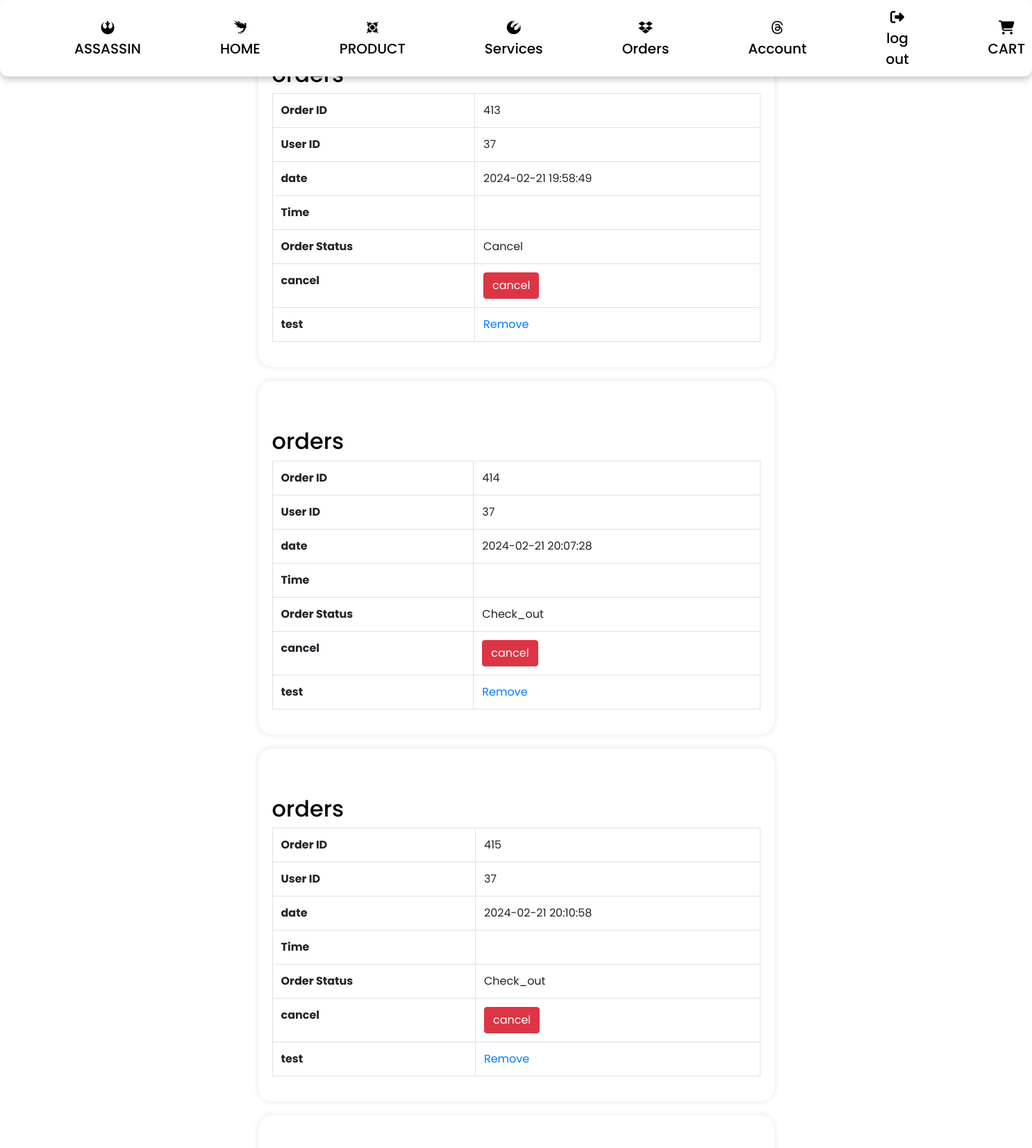
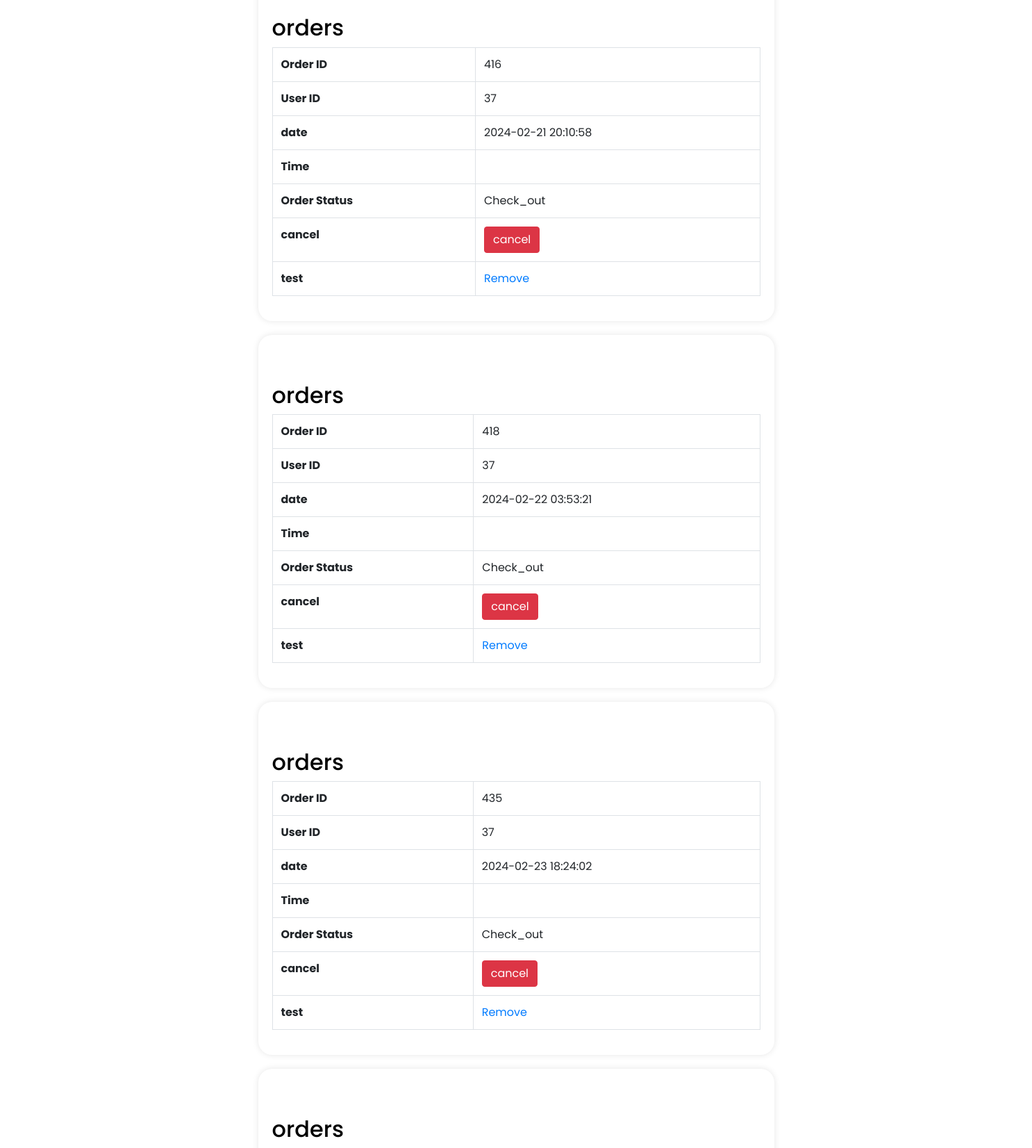
The page /Public/img/fetch_data.php (signed in, upper part) on the database its author committed (2 pictures, top to bottom).
### tables this page shows
CREATE TABLE `orders` (
  `id` int(11) NOT NULL,
  `user_id` int(11) NOT NULL,
  `item_id` int(11) NOT NULL,
  `status` enum('Check_out','Confirmed','Cancel') NOT NULL,
  `order_id` int(11) DEFAULT NULL,
  `payment_id` varchar(255) DEFAULT NULL,
  `user_name` varchar(300) DEFAULT NULL,
  `date` timestamp NULL DEFAULT current_timestamp(),
  `time` time DEFAULT NULL,
  `total_price` int(11) NOT NULL,
  `orders_item_name` varchar(400) DEFAULT NULL,
  `mobile` int(15) DEFAULT NULL,
  `address` varchar(800) DEFAULT NULL,
  `email` varchar(300) DEFAULT NULL
);

### Public/img/fetch_data.php (the view, shortened to what this page needs)
<?php
require 'nav-bar.php';
?>
<!DOCTYPE html>
<html lang="en">
<head>
    <link rel="stylesheet" href="https://stackpath.bootstrapcdn.com/bootstrap/4.3.1/css/bootstrap.min.css">
</head>
<body>
    <?php
    $servername = "localhost";
    $username = "root";
    $password = "";
    $dbname = "root";
    $conn = new mysqli($servername, $username, $password, $dbname);
    $user_id = $_SESSION['id'];
    $new = $user_id;
    $sql = "SELECT id, user_id, item_id, date, time, status FROM orders WHERE user_id = $new";
    $result = $conn->query($sql);
    if ($result->num_rows > 0) {
        while ($row = $result->fetch_assoc()) {
            echo "<div id='new'>
                <br>
                <br>
                <h2>orders</h2>
                <table class='table table-bordered'>
                    <tr>
                        <th>Order ID</th>
                        <td>" . $row["id"] . "</td>
                    </tr>
                    <tr>
                        <th>User ID</th>
                        <td>" . $row["user_id"] . "</td>
                    </tr>
                    <tr>
                        <th>date</th>
                        <td>" . $row["date"] . "</td>
                    </tr>
                    <tr>
                        <th>Time</th>
                        <td>" . $row["time"] . "</td>
                    </tr>
                    <tr>
                        <th>Order Status</th>
                        <td>" . $row["status"] . "</td>
                    </tr>
                    <tr>
                        <th>cancel</th>
                        <td> <button type='button' class='btn btn-danger'>cancel</button> </td>
                    </tr>
                    <tr>
                        <th>test</th>
                        <td>
                            <a href='cart_remove.php?id=" . $row['id'] . "'>Remove</a>
                        </td>
                    </tr>
                </table>
              </div>";
        }
    } else {
        echo "0 results";
    }
    ?>
</body>
</html>

### Components/navbar/navbar-plugin.css (style rules this page uses)
* { margin: 0; padding: 0; box-sizing: border-box; font-family: "Poppins", sans-serif; }

### Public/img/fetch_data.php (style rules this page uses)
#new { font-family: Arial, Helvetica, sans-serif; color: black; width: 50%; border-radius: 20px; margin: 20px auto; padding: 20px; box-shadow: 0 0 10px rgba(0, 0, 0, 0.1); }

### rows shown on the page
orders: id "413", user "37", date "2024-02-21 19:58:49", status "Cancel"
orders: id "414", user "37", date "2024-02-21 20:07:28", status "Check_out"
orders: id "415", user "37", date "2024-02-21 20:10:58", status "Check_out"
orders: id "416", user "37", date "2024-02-21 20:10:58", status "Check_out"
orders: id "418", user "37", date "2024-02-22 03:53:21", status "Check_out"
orders: id "435", user "37", date "2024-02-23 18:24:02", status "Check_out"
